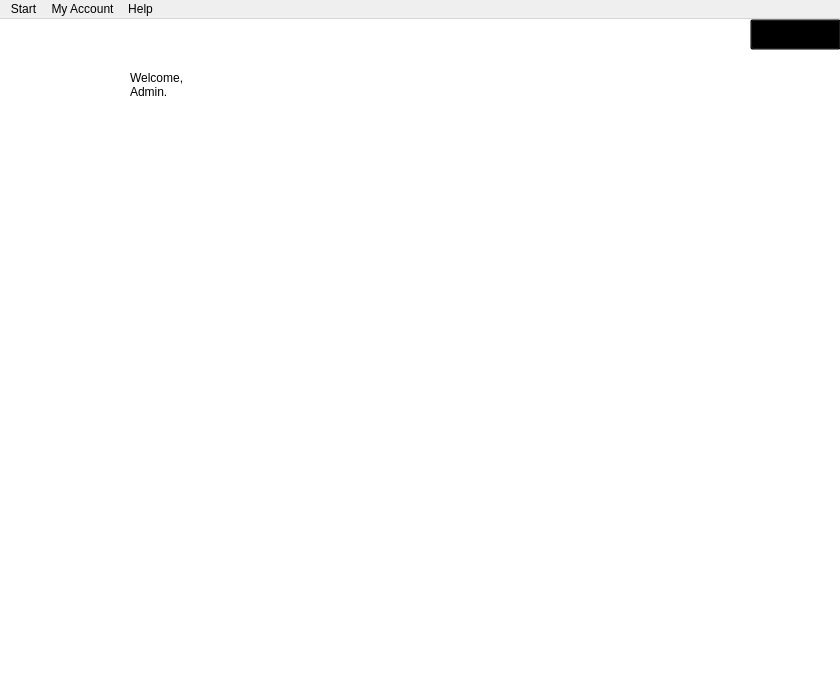
<?xml version="1.0" encoding="UTF-8"?>
<ui version="4.0">
 <class>student_portal</class>
 <widget class="QMainWindow" name="student_portal">
  <property name="geometry">
   <rect>
    <x>0</x>
    <y>0</y>
    <width>840</width>
    <height>680</height>
   </rect>
  </property>
  <property name="minimumSize">
   <size>
    <width>840</width>
    <height>680</height>
   </size>
  </property>
  <property name="maximumSize">
   <size>
    <width>840</width>
    <height>680</height>
   </size>
  </property>
  <property name="windowTitle">
   <string>Admin Portal</string>
  </property>
  <widget class="QWidget" name="centralwidget">
   <widget class="QLabel" name="label">
    <property name="geometry">
     <rect>
      <x>-40</x>
      <y>-30</y>
      <width>891</width>
      <height>731</height>
     </rect>
    </property>
    <property name="styleSheet">
     <string notr="true">background-color:white;</string>
    </property>
    <property name="text">
     <string/>
    </property>
   </widget>
   <widget class="QLabel" name="label_2">
    <property name="geometry">
     <rect>
      <x>0</x>
      <y>0</y>
      <width>121</width>
      <height>121</height>
     </rect>
    </property>
    <property name="text">
     <string/>
    </property>
    <property name="pixmap">
     <pixmap resource="../../../../Modified/icons.qrc">:/admin/admin.png</pixmap>
    </property>
    <property name="scaledContents">
     <bool>true</bool>
    </property>
   </widget>
   <widget class="QLabel" name="label_3">
    <property name="geometry">
     <rect>
      <x>130</x>
      <y>0</y>
      <width>301</width>
      <height>131</height>
     </rect>
    </property>
    <property name="styleSheet">
     <string notr="true">font: 28pt &quot;Slate For OnePlus Bk&quot;;</string>
    </property>
    <property name="text">
     <string>Welcome,
Admin.</string>
    </property>
   </widget>
   <widget class="QPushButton" name="shutdownButton">
    <property name="geometry">
     <rect>
      <x>750</x>
      <y>0</y>
      <width>91</width>
      <height>31</height>
     </rect>
    </property>
    <property name="styleSheet">
     <string notr="true">background-color: transparent;
border-color:transparent;</string>
    </property>
    <property name="text">
     <string>Sign Out</string>
    </property>
    <property name="icon">
     <iconset resource="../../../../Modified/icons.qrc">
      <normaloff>:/alert_box/signout.png</normaloff>:/alert_box/signout.png</iconset>
    </property>
   </widget>
  </widget>
  <widget class="QMenuBar" name="menubar">
   <property name="geometry">
    <rect>
     <x>0</x>
     <y>0</y>
     <width>840</width>
     <height>26</height>
    </rect>
   </property>
   <widget class="QMenu" name="menuFile">
    <property name="title">
     <string>Start</string>
    </property>
    <widget class="QMenu" name="menuAdd">
     <property name="title">
      <string>Add</string>
     </property>
     <addaction name="actionAdmin"/>
     <addaction name="actionComponent"/>
     <addaction name="actionStudent"/>
    </widget>
    <widget class="QMenu" name="menuModify">
     <property name="title">
      <string>Modify</string>
     </property>
     <addaction name="actionAdmin_2"/>
     <addaction name="actionComponent_2"/>
     <addaction name="actionStudent_2"/>
    </widget>
    <widget class="QMenu" name="menuDelete">
     <property name="title">
      <string>Delete</string>
     </property>
     <addaction name="actionAdmin_3"/>
     <addaction name="actionComponent_3"/>
     <addaction name="actionStudent_3"/>
    </widget>
    <addaction name="menuAdd"/>
    <addaction name="separator"/>
    <addaction name="menuModify"/>
    <addaction name="separator"/>
    <addaction name="menuDelete"/>
    <addaction name="separator"/>
    <addaction name="actionRequest_Components"/>
    <addaction name="actionComponent_Dues"/>
    <addaction name="separator"/>
    <addaction name="actionSign_Out"/>
   </widget>
   <widget class="QMenu" name="menuMy_Account">
    <property name="title">
     <string>My Account</string>
    </property>
    <addaction name="actionView_Profile"/>
    <addaction name="separator"/>
    <addaction name="actionChange_Password"/>
   </widget>
   <widget class="QMenu" name="menuHelp">
    <property name="title">
     <string>Help</string>
    </property>
    <addaction name="actionAbout"/>
   </widget>
   <addaction name="menuFile"/>
   <addaction name="menuMy_Account"/>
   <addaction name="menuHelp"/>
  </widget>
  <action name="actionRequest_Components">
   <property name="text">
    <string>Approve Components</string>
   </property>
  </action>
  <action name="actionView_Profile">
   <property name="text">
    <string>View Profile</string>
   </property>
   <property name="shortcut">
    <string>Ctrl+P</string>
   </property>
  </action>
  <action name="actionChange_Password">
   <property name="text">
    <string>Change Password</string>
   </property>
  </action>
  <action name="actionComponent_History">
   <property name="text">
    <string>Component History</string>
   </property>
  </action>
  <action name="actionAbout">
   <property name="text">
    <string>About</string>
   </property>
   <property name="shortcut">
    <string>F1</string>
   </property>
  </action>
  <action name="actionAdmin">
   <property name="text">
    <string>Admin</string>
   </property>
  </action>
  <action name="actionComponent">
   <property name="text">
    <string>Component</string>
   </property>
  </action>
  <action name="actionStudent">
   <property name="text">
    <string>Student</string>
   </property>
  </action>
  <action name="actionAdmin_2">
   <property name="text">
    <string>Admin</string>
   </property>
  </action>
  <action name="actionComponent_2">
   <property name="text">
    <string>Component</string>
   </property>
  </action>
  <action name="actionStudent_2">
   <property name="text">
    <string>Student</string>
   </property>
  </action>
  <action name="actionAdmin_3">
   <property name="text">
    <string>Admin</string>
   </property>
  </action>
  <action name="actionComponent_3">
   <property name="text">
    <string>Component</string>
   </property>
  </action>
  <action name="actionStudent_3">
   <property name="text">
    <string>Student</string>
   </property>
  </action>
  <action name="actionComponent_Dues">
   <property name="text">
    <string>Component Dues</string>
   </property>
  </action>
  <action name="actionSign_Out">
   <property name="text">
    <string>Sign Out</string>
   </property>
  </action>
  <action name="actionExit">
   <property name="text">
    <string>Exit</string>
   </property>
  </action>
 </widget>
 <resources>
  <include location="../../../../Modified/icons.qrc"/>
 </resources>
 <connections/>
</ui>
